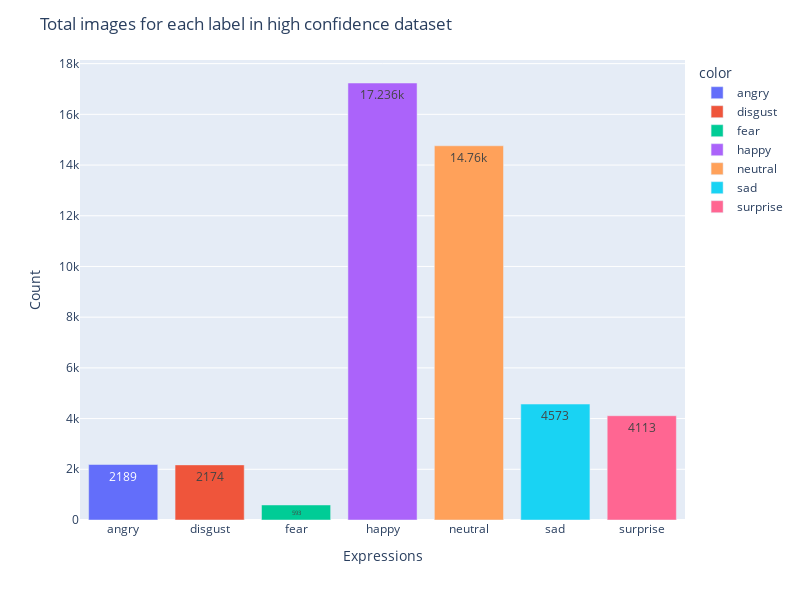

Write notebook code for a chart like this one.
### Code cell
fig = px.bar(
    x=grouped_high_confidence_count.index,
    y=grouped_high_confidence_count.values,
    color=grouped_high_confidence_count.index,
)

fig.update_layout(
    title="Total images for each label in high confidence dataset",
    xaxis_title="Expressions",
    yaxis_title="Count",
    height=600,
    width=800,
)

fig.update_traces(texttemplate="%{y}", textposition="inside")

fig.show()

### Figure 1 — Plotly figure (JSON) as saved in the notebook; plotly's stock layout.template omitted (floating-point values rounded to 4 significant figures)
{"data": [{"alignmentgroup": "True", "hovertemplate": "color=angry<br>x=%{x}<br>y=%{y}<extra></extra>", "legendgroup": "angry", "marker": {"color": "#636efa", "pattern": {"shape": ""}}, "name": "angry", "offsetgroup": "angry", "orientation": "v", "showlegend": true, "textposition": "inside", "texttemplate": "%{y}", "type": "bar", "x": ["angry"], "xaxis": "x", "y": [2189], "yaxis": "y"}, {"alignmentgroup": "True", "hovertemplate": "color=disgust<br>x=%{x}<br>y=%{y}<extra></extra>", "legendgroup": "disgust", "marker": {"color": "#EF553B", "pattern": {"shape": ""}}, "name": "disgust", "offsetgroup": "disgust", "orientation": "v", "showlegend": true, "textposition": "inside", "texttemplate": "%{y}", "type": "bar", "x": ["disgust"], "xaxis": "x", "y": [2174], "yaxis": "y"}, {"alignmentgroup": "True", "hovertemplate": "color=fear<br>x=%{x}<br>y=%{y}<extra></extra>", "legendgroup": "fear", "marker": {"color": "#00cc96", "pattern": {"shape": ""}}, "name": "fear", "offsetgroup": "fear", "orientation": "v", "showlegend": true, "textposition": "inside", "texttemplate": "%{y}", "type": "bar", "x": ["fear"], "xaxis": "x", "y": [593], "yaxis": "y"}, {"alignmentgroup": "True", "hovertemplate": "color=happy<br>x=%{x}<br>y=%{y}<extra></extra>", "legendgroup": "happy", "marker": {"color": "#ab63fa", "pattern": {"shape": ""}}, "name": "happy", "offsetgroup": "happy", "orientation": "v", "showlegend": true, "textposition": "inside", "texttemplate": "%{y}", "type": "bar", "x": ["happy"], "xaxis": "x", "y": [17236], "yaxis": "y"}, {"alignmentgroup": "True", "hovertemplate": "color=neutral<br>x=%{x}<br>y=%{y}<extra></extra>", "legendgroup": "neutral", "marker": {"color": "#FFA15A", "pattern": {"shape": ""}}, "name": "neutral", "offsetgroup": "neutral", "orientation": "v", "showlegend": true, "textposition": "inside", "texttemplate": "%{y}", "type": "bar", "x": ["neutral"], "xaxis": "x", "y": [14760], "yaxis": "y"}, {"alignmentgroup": "True", "hovertemplate": "color=sad<br>x=%{x}<br>y=%{y}<extra></extra>", "legendgroup": "sad", "marker": {"color": "#19d3f3", "pattern": {"shape": ""}}, "name": "sad", "offsetgroup": "sad", "orientation": "v", "showlegend": true, "textposition": "inside", "texttemplate": "%{y}", "type": "bar", "x": ["sad"], "xaxis": "x", "y": [4573], "yaxis": "y"}, {"alignmentgroup": "True", "hovertemplate": "color=surprise<br>x=%{x}<br>y=%{y}<extra></extra>", "legendgroup": "surprise", "marker": {"color": "#FF6692", "pattern": {"shape": ""}}, "name": "surprise", "offsetgroup": "surprise", "orientation": "v", "showlegend": true, "textposition": "inside", "texttemplate": "%{y}", "type": "bar", "x": ["surprise"], "xaxis": "x", "y": [4113], "yaxis": "y"}], "layout": {"barmode": "relative", "height": 600, "legend": {"title": {"text": "color"}, "tracegroupgap": 0}, "margin": {"t": 60}, "title": {"text": "Total images for each label in high confidence dataset"}, "width": 800, "xaxis": {"anchor": "y", "domain": [0, 1], "title": {"text": "Expressions"}}, "yaxis": {"anchor": "x", "domain": [0, 1], "title": {"text": "Count"}}}}
